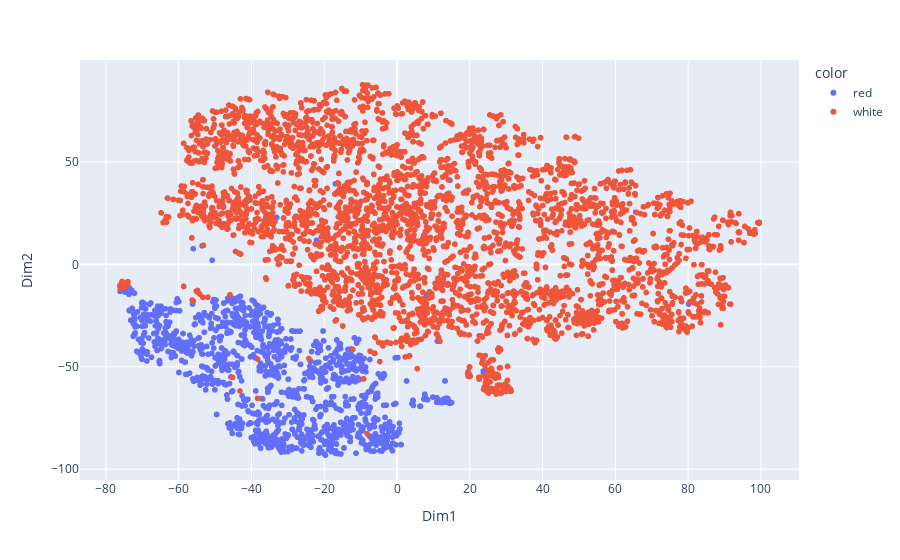

The code cell stored with this chart in its notebook:
### Code cell
# convert the t-SNE results to a DataFrame
tsne_df = pd.DataFrame(data = tsne_results, columns = ['Dim1', 'Dim2'])

# add the color to this DataFrame
tsne_df['color'] = wine['color'].values

# define 'red' or 'wine' category
wine.loc[wine['color']== 'red'.index, 'color_category'] = 'Smallest'
wine.loc[wine['color']== 'white'.index, 'color_category'] = 'Largest'


# create an interactive plot
fig = px.scatter(tsne_df, x='Dim1', y='Dim2', color='color', hover_data=['color'])
fig.show()

### Figure 1 — Plotly figure (JSON) as saved in the notebook; plotly's stock layout.template omitted (floating-point values rounded to 4 significant figures; data arrays with more than 128 entries replaced by an {"elided": "..."} marker saying what was removed)
{"data": [{"customdata": {"elided": "1599x1 str values"}, "hovertemplate": "color=%{customdata[0]}<br>Dim1=%{x}<br>Dim2=%{y}<extra></extra>", "legendgroup": "red", "marker": {"color": "#636efa", "symbol": "circle"}, "mode": "markers", "name": "red", "showlegend": true, "type": "scattergl", "x": {"elided": "1599 float values"}, "xaxis": "x", "y": {"elided": "1599 float values"}, "yaxis": "y"}, {"customdata": {"elided": "4898x1 str values"}, "hovertemplate": "color=%{customdata[0]}<br>Dim1=%{x}<br>Dim2=%{y}<extra></extra>", "legendgroup": "white", "marker": {"color": "#EF553B", "symbol": "circle"}, "mode": "markers", "name": "white", "showlegend": true, "type": "scattergl", "x": {"elided": "4898 float values"}, "xaxis": "x", "y": {"elided": "4898 float values"}, "yaxis": "y"}], "layout": {"legend": {"title": {"text": "color"}, "tracegroupgap": 0}, "margin": {"t": 60}, "xaxis": {"anchor": "y", "domain": [0, 1], "title": {"text": "Dim1"}}, "yaxis": {"anchor": "x", "domain": [0, 1], "title": {"text": "Dim2"}}}}
